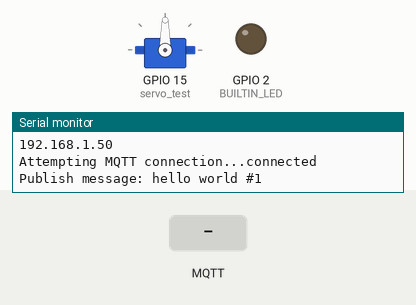
Simulated run of this sketch. Board: ESP32. Parts: servo, output pins drawn as LEDs (lit = HIGH), the last lines printed to the serial monitor. Inputs (shaded band) come from the test bench. WiFi joins after 1.5 s; servers stay silent unless stated; random numbers use the default seed unless the sketch sets one; no MQTT or app messages arrive unless stated.

Above: at 2.7 s.
2.8 s: MQTT message "0" arrives on the first subscribed topic
At 4.1 s:
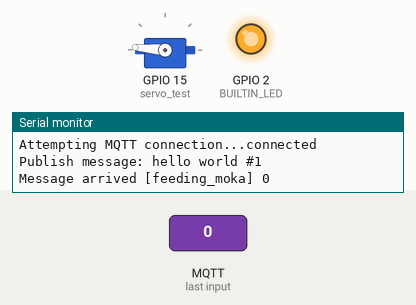
5.2 s: MQTT message "1" arrives on the first subscribed topic
At 6.1 s:
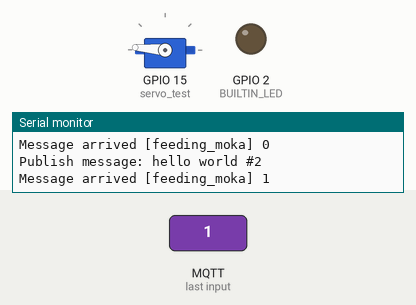
6.7 s: MQTT message "2" arrives on the first subscribed topic
At 7.3 s:
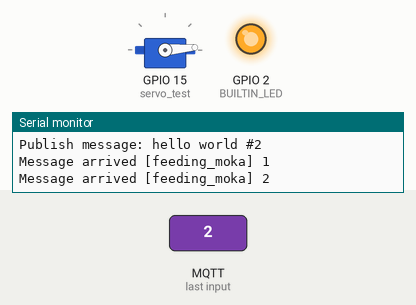
Timing chart, 0 to 9.7 s (numbered marks = the images above; inputs shaded):
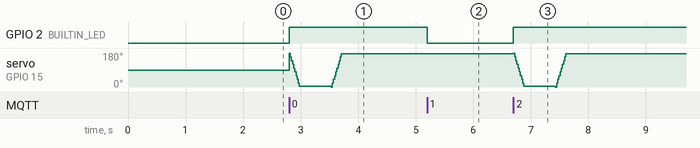

The sketch:

mqtt_open_close_LED.ino
```cpp
/*
 Basic ESP8266 MQTT example
 This sketch demonstrates the capabilities of the pubsub library in combination
 with the ESP8266 board/library.
 It connects to an MQTT server then:
  - publishes "hello world" to the topic "outTopic" every two seconds
  - subscribes to the topic "inTopic", printing out any messages
    it receives. NB - it assumes the received payloads are strings not binary
  - If the first character of the topic "inTopic" is an 1, switch ON the ESP Led,
    else switch it off
 It will reconnect to the server if the connection is lost using a blocking
 reconnect function. See the 'mqtt_reconnect_nonblocking' example for how to
 achieve the same result without blocking the main loop.
 To install the ESP8266 board, (using Arduino 1.6.4+):
  - Add the following 3rd party board manager under "File -> Preferences -> Additional Boards Manager URLs":
       http://arduino.esp8266.com/stable/package_esp8266com_index.json
  - Open the "Tools -> Board -> Board Manager" and click install for the ESP8266"
  - Select your ESP8266 in "Tools -> Board"
*/

#include <WiFi.h>
#include <PubSubClient.h>
#define BUILTIN_LED 2
#include <Servo.h>
Servo servo_test;
int angle = 0;

// Update these with values suitable for your network.

const char* ssid = "New-DU83 3";
const char* password = "Dipatiukur.83-3";
const char* mqtt_server = "broker.mqtt-dashboard.com";

WiFiClient espClient;
PubSubClient client(espClient);
unsigned long lastMsg = 0;
#define MSG_BUFFER_SIZE	(50)
char msg[MSG_BUFFER_SIZE];
int value = 0;

void setup_wifi() {

  delay(10);
  // We start by connecting to a WiFi network
  Serial.println();
  Serial.print("Connecting to ");
  Serial.println(ssid);

  WiFi.mode(WIFI_STA);
  WiFi.begin(ssid, password);

  while (WiFi.status() != WL_CONNECTED) {
    delay(500);
    Serial.print(".");
  }

  randomSeed(micros());

  Serial.println("");
  Serial.println("WiFi connected");
  Serial.println("IP address: ");
  Serial.println(WiFi.localIP());
}

void callback(char* topic, byte* payload, unsigned int length) {
  Serial.print("Message arrived [");
  Serial.print(topic);
  Serial.print("] ");
  for (int i = 0; i < length; i++) {
    Serial.print((char)payload[i]);
  }
  Serial.println();

  // Switch on the LED if an 1 was received as first character
  if ((char)payload[0] == '1') {
    digitalWrite(BUILTIN_LED, LOW);   // Turn the LED on (Note that LOW is the voltage level
    // but actually the LED is on; this is because
    // it is active low on the ESP-01)
  } else {
    digitalWrite(BUILTIN_LED, HIGH);  // Turn the LED off by making the voltage HIGH

    // open
  for(angle = 180; angle>=1; angle-=5)     // command to move from 180 degrees to 0 degrees
  {
    servo_test.write(angle);              //command to rotate the servo to the specified angle
    delay(5);
  }

  delay(550); // 30 grams of cat food

  // close
  for(angle = 0; angle < 180; angle += 5)    // command to move from 0 degrees to 180 degrees
  {
    servo_test.write(angle);                 //command to rotate the servo to the specified angle
    delay(5);
  }

  delay(1000);
  }

}

void reconnect() {
  // Loop until we're reconnected
  while (!client.connected()) {
    Serial.print("Attempting MQTT connection...");
    // Create a random client ID
    String clientId = "ESP8266Client-";
    clientId += String(random(0xffff), HEX);
    // Attempt to connect
    if (client.connect(clientId.c_str())) {
      Serial.println("connected");
      // Once connected, publish an announcement...
      client.publish("feeding_moka", "hello world");
      // ... and resubscribe
      client.subscribe("feeding_moka");
    } else {
      Serial.print("failed, rc=");
      Serial.print(client.state());
      Serial.println(" try again in 5 seconds");
      // Wait 5 seconds before retrying
      delay(5000);
    }
  }
}

void setup() {
  servo_test.attach(15);
  pinMode(BUILTIN_LED, OUTPUT);     // Initialize the BUILTIN_LED pin as an output
  Serial.begin(115200);
  setup_wifi();
  client.setServer(mqtt_server, 1883);
  client.setCallback(callback);
}

void loop() {

  if (!client.connected()) {
    reconnect();
  }
  client.loop();

  unsigned long now = millis();
  if (now - lastMsg > 2000) {
    lastMsg = now;
    ++value;
    snprintf (msg, MSG_BUFFER_SIZE, "hello world #%ld", value);
    Serial.print("Publish message: ");
    Serial.println(msg);
    client.publish("outTopic", msg);
  }
}
```

Measured:
- after the input at 2.8 s, GPIO 2 (BUILTIN_LED): LOW → HIGH at once
- after the input at 5.2 s, GPIO 2 (BUILTIN_LED): HIGH → LOW at once
- after the input at 6.7 s, GPIO 2 (BUILTIN_LED): LOW → HIGH at once
